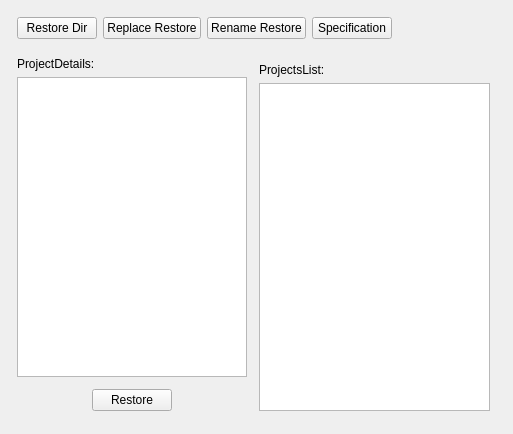
<?xml version="1.0" encoding="UTF-8"?>
<ui version="4.0">
 <class>MainWindow</class>
 <widget class="QMainWindow" name="MainWindow">
  <property name="geometry">
   <rect>
    <x>0</x>
    <y>0</y>
    <width>513</width>
    <height>434</height>
   </rect>
  </property>
  <property name="windowTitle">
   <string>MainWindow</string>
  </property>
  <widget class="QWidget" name="centralWidget">
   <layout class="QVBoxLayout" name="verticalLayout">
    <item>
     <layout class="QHBoxLayout" name="horizontalLayout_2">
      <property name="margin">
       <number>6</number>
      </property>
      <item>
       <widget class="QPushButton" name="dirButton">
        <property name="text">
         <string>Restore Dir</string>
        </property>
       </widget>
      </item>
      <item>
       <widget class="QPushButton" name="replaceButton">
        <property name="text">
         <string>Replace Restore</string>
        </property>
       </widget>
      </item>
      <item>
       <widget class="QPushButton" name="renameButton">
        <property name="text">
         <string>Rename Restore</string>
        </property>
       </widget>
      </item>
      <item>
       <widget class="QPushButton" name="specButton">
        <property name="text">
         <string>Specification</string>
        </property>
       </widget>
      </item>
      <item>
       <spacer name="horizontalSpacer">
        <property name="orientation">
         <enum>Qt::Horizontal</enum>
        </property>
        <property name="sizeHint" stdset="0">
         <size>
          <width>40</width>
          <height>20</height>
         </size>
        </property>
       </spacer>
      </item>
     </layout>
    </item>
    <item>
     <layout class="QHBoxLayout" name="horizontalLayout">
      <property name="margin">
       <number>6</number>
      </property>
      <item>
       <layout class="QVBoxLayout" name="verticalLayout_2">
        <item>
         <widget class="QLabel" name="label">
          <property name="enabled">
           <bool>true</bool>
          </property>
          <property name="text">
           <string>ProjectDetails:</string>
          </property>
         </widget>
        </item>
        <item>
         <widget class="QListWidget" name="detailList"/>
        </item>
        <item>
         <layout class="QHBoxLayout" name="horizontalLayout_3">
          <property name="margin">
           <number>6</number>
          </property>
          <item>
           <spacer name="horizontalSpacer_2">
            <property name="orientation">
             <enum>Qt::Horizontal</enum>
            </property>
            <property name="sizeHint" stdset="0">
             <size>
              <width>40</width>
              <height>20</height>
             </size>
            </property>
           </spacer>
          </item>
          <item>
           <widget class="QPushButton" name="restoreButton">
            <property name="text">
             <string>Restore</string>
            </property>
           </widget>
          </item>
          <item>
           <spacer name="horizontalSpacer_3">
            <property name="orientation">
             <enum>Qt::Horizontal</enum>
            </property>
            <property name="sizeHint" stdset="0">
             <size>
              <width>40</width>
              <height>20</height>
             </size>
            </property>
           </spacer>
          </item>
         </layout>
        </item>
       </layout>
      </item>
      <item>
       <layout class="QVBoxLayout" name="verticalLayout_3">
        <property name="margin">
         <number>6</number>
        </property>
        <item>
         <widget class="QLabel" name="label_2">
          <property name="text">
           <string>ProjectsList:</string>
          </property>
         </widget>
        </item>
        <item>
         <widget class="QListWidget" name="projectsList"/>
        </item>
       </layout>
      </item>
     </layout>
    </item>
   </layout>
  </widget>
 </widget>
 <layoutdefault spacing="6" margin="11"/>
 <resources/>
 <connections/>
</ui>
